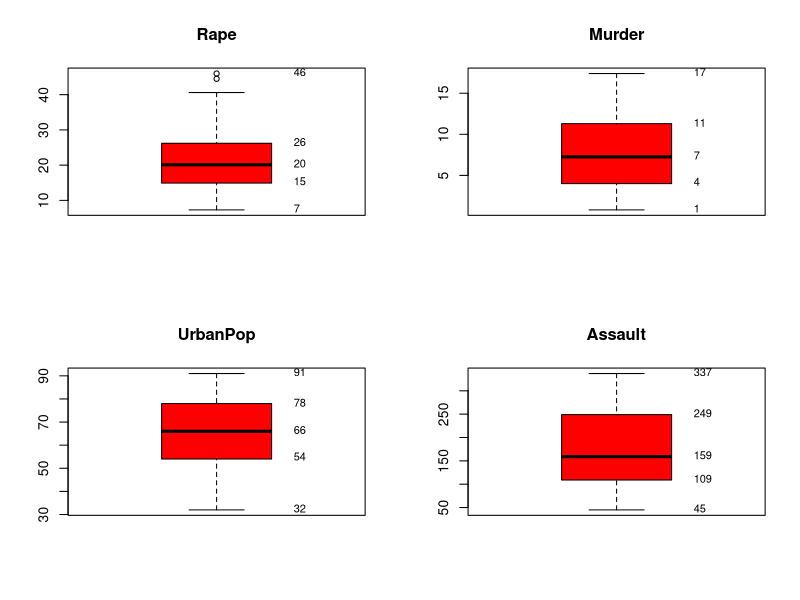
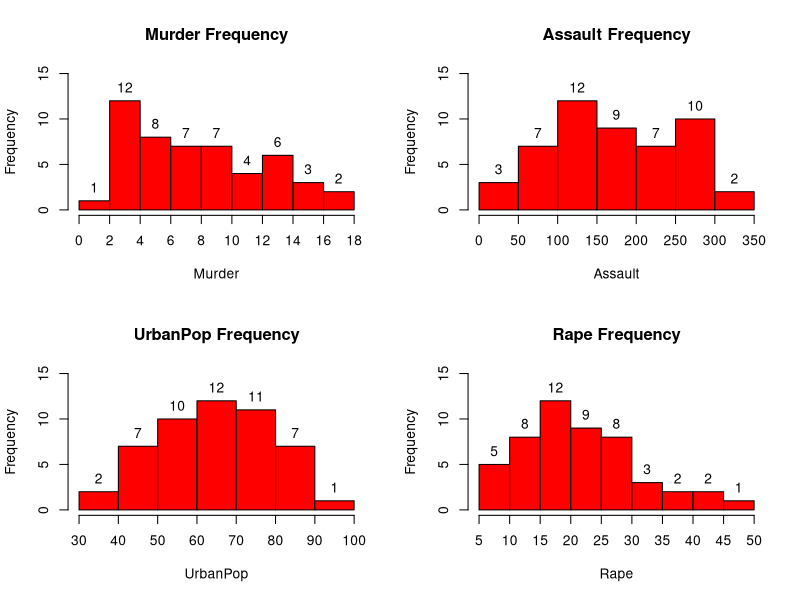
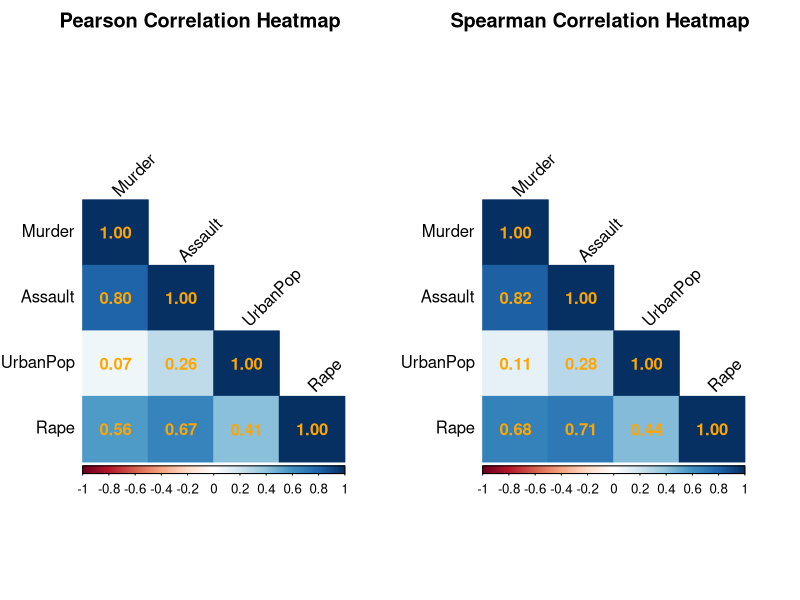
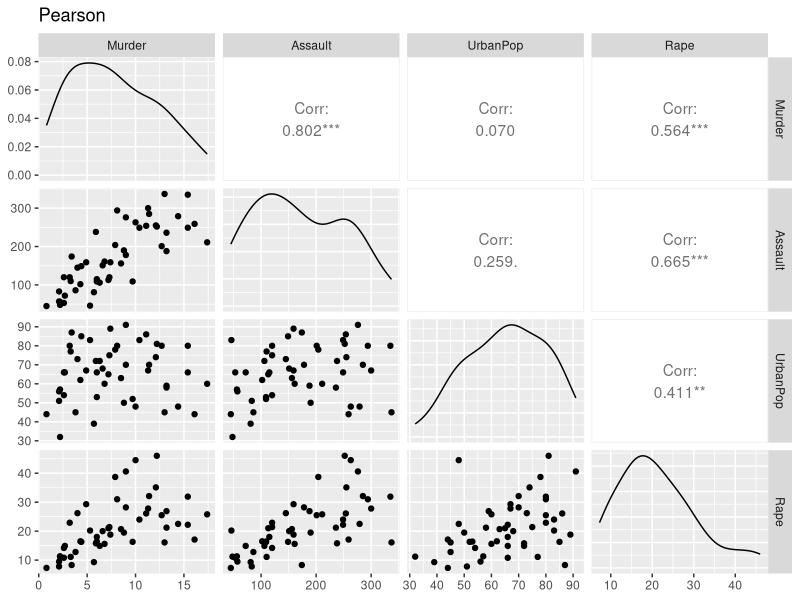
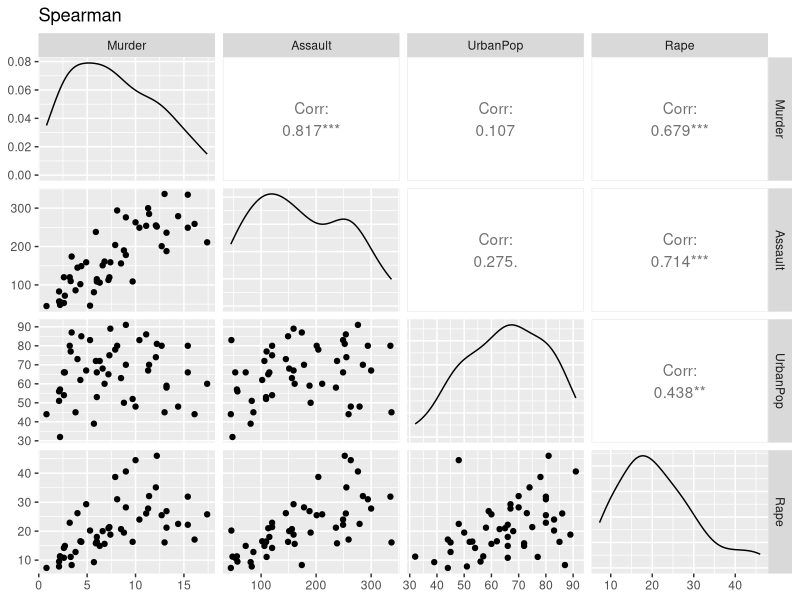

Write the R code that produced these figures, in order.
#install GGally
if (!requireNamespace("GGally", quietly = TRUE)) { #auto install required package GGally
  install.packages("GGally")
}
if (!requireNamespace("corrplot", quietly = TRUE)) { #auto install required package coorplot
  install.packages("corrplot")
}
library("corrplot")
library("GGally")
data <- USArrests #load dataset

#REQUIREMENT 3
#creating boxplot for murder, assault, UrbanPop, Rape
data <- USArrests

data <- USArrests

# Calculate quartiles
rq <- quantile(data$Rape)
mq <- quantile(data$Murder)
uq <- quantile(data$UrbanPop)
aq <- quantile(data$Assault)

# Boxplots
par(mfrow = c(2, 2))

boxplot(data$Rape, main = "Rape", col = "red")
text(x = 1.25, y = rq, labels = round(rq, 0), pos = 4, cex = 0.8) 

boxplot(data$Murder, main = "Murder", col = "red")
text(x = 1.25, y = mq, labels = round(mq, 0), pos = 4, cex = 0.8)

boxplot(data$UrbanPop, main = "UrbanPop", col = "red")
text(x = 1.25, y = uq, labels = round(uq, 0), pos = 4, cex = 0.8)

boxplot(data$Assault, main = "Assault", col = "red")
text(x = 1.25, y = aq, labels = round(aq, 0), pos = 4, cex = 0.8)



#creating histogram for murder, assault, UrbanPop, Rape
par(mfrow = c(2, 2)) # create 2x2 plot 
#Murder
murder <- hist(data$Murder, main="Murder Frequency", xlab="Murder", ylab = "Frequency", col="red", border="black", xaxt = "n", ylim = c(0, max(hist(data$Murder, plot = FALSE)$counts) * 1.25))
text(murder$mids, murder$counts, labels = murder$counts, pos = 3) # add frequency text to the bar for readability 

axis(1, at = murder$breaks) #adjust the bin labels (x axis) for readability
#Assult
assault <- hist(data$Assault, main="Assault Frequency", xlab="Assault", ylab = "Frequency", col="red", border="black", ylim = c(0, max(hist(data$Assault, plot = FALSE)$counts) * 1.25))
text(assault$mids, assault$counts, labels = assault$counts, pos = 3) # add frequency text to the bar for readability 

#urbanpop
urbanpop <- hist(data$UrbanPop, main="UrbanPop Frequency", xlab="UrbanPop", ylab = "Frequency", col="red", border="black", ylim = c(0, max(hist(data$UrbanPop, plot = FALSE)$counts) * 1.25))
text(urbanpop$mids, urbanpop$counts, labels = urbanpop$counts, pos = 3) # add frequency text to the bar for readability 

#rape
rape <- hist(data$Rape, main="Rape Frequency", xlab="Rape", ylab = "Frequency", col="red", border="black", xaxt = "n", ylim = c(0, max(hist(data$Rape, plot = FALSE)$counts) * 1.25))
text(rape$mids, rape$counts, labels = rape$counts, pos = 3) # add frequency text to the bar for readability 

axis(1, at = rape$breaks) #adjust the bin labels (x axis) for readability


##################### Analysis #######################################
#Box plot
#The box plots provide information about the central tendency, variability, and potential outliers of the four variables in the USArrests dataset.
#The murder and assault box plots show considerable variation between states, but no potential outliers are identified. The urban population box plot indicates 
#that the median urban population percentage is approximately 66%, with most states having values between 54% and 78%.

#The Rape box plot identifies two potential outliers above the upper whisker, representing states with unusually high rape arrest rates compared with the 
#remaining states. These observations may contribute to the right skewness observed in the Rape histogram.

#Overall,the box plots suggest that the Rape variable contains two potential outliers, while the other three variables did not.



# Murder Histogram 
# It seems to be right skewed which suggest most states having lower to moderate murder arrest rates. 
# This suggests frequency of high murder arrests decreases as the murder rate increases.
# 12 states with 2-4 murder arrest observed, which is the the highest peak.  

# Assault Histogram
# Assault frequency seems to be bimodal, a histogram with two distinct peaks.
# The highest frequency occurred in the bins 100-150 assaults in 12 states. 
# Followed by second highest frequency of 10 states with assaults range of 250-300.


# Urban population histogram
# It appears approximately symmetric, with most states concentrated between 50% and 80% urban population. 
# The highest frequency occurs in the 60–70% interval, containing 12 states. 
# The frequencies decrease towards both ends of the distribution, suggesting that most states have moderate to high levels of urbanisation.
# While relatively few have very low or very high urban population percentages.

# Rape histogram 
# It seems to be right skewed, most states concentrated in low to moderate arrests, while few states reporting higher number of 
# arrests related to rape. 15-20 arrests made in 12 states which is the highest frequency. 
# The frequencies generally decrease as the arrest rate increases, with relatively few states having high values. 
# This indicates that the distribution has a longer tail towards higher arrest rates.


#REQUIRMENT 4

vars <- data[, c("Murder", "Assault", "UrbanPop", "Rape")]
# Pearson correlation
cat("Pearson correlation", "\n")
pearson <- cor(vars, method = "pearson")
print(pearson) #print pearson correlation
cat("\n") #add empty line


# Spearman correlation
cat("Spearman correlation", "\n")
spearman <- cor(vars, method = "spearman")
print(spearman)

#heatmaps
par(mfrow=c(1,2)) # create 1x2 plots
corrplot(pearson,
         method = "color", #create coloured map
         type = "lower", # lower triangle only to avoid displaying some duplicates 
         addCoef.col = "orange", #set correlation value color 
         tl.col = "black", #label color
         tl.srt = 45, # label text angle
         title = "Pearson Correlation Heatmap",
         mar = c(0, 0, 2, 0)) #add 2 top margin

corrplot(spearman,
         method = "color",
         type = "lower",
         addCoef.col = "orange",
         tl.col = "black",
         tl.srt = 45,
         title = "Spearman Correlation Heatmap",
         mar = c(0, 0, 2, 0))

# matrix plot
#pearson
print(ggpairs(
  vars,
  title = "Pearson",
  upper = list(continuous = wrap("cor", method = "pearson")), #upper triangle show the correlation coefficient
  lower = list(continuous = "points"), #lower triangle show the scatter plot
  diag = list(continuous = "densityDiag")
))
#spearman
print(ggpairs(
  vars,
  title = "Spearman",
  upper = list(continuous = wrap("cor", method = "spearman")),
  lower = list(continuous = "points"),
  diag = list(continuous = "densityDiag")
))

########################## Analysis ###########################
# Heatmap 
# The heatmap displaying the correlation coefficient between the variables.
# The highest correlation is between assault and murder with positive 0.8 (Pearson). The Spearman correlation is slightly higher, at 0.82.
# Both Pearson and Spearman results indicate a strong positive association. Which can be seen in the scatter plot. This suggests as the number of arrests made related to assault, the number of murder related arrest goes up as well.
# The second highest correlation is between assault and rape with positive 0.67 (Pearson) coefficient. The Spearman coefficient is slightly higher, at 0.71 Which suggest the number of rape related arrest goes up with assault related arrest.
# The lowest correlation is between urban population and murder with 0.07. The Spearman correlation is also close to zero, at 0.11.
# The correlation is very weak, indicating weak association between murder and urban population. Which can be seen in the scatter plot.
# Although the Spearman coefficient is slightly higher, both methods suggest that there is little association between these variables.

# ggpairs
# This plot displaying three different types of information. 
# The scatter plot, displaying the rate of arrests of all the variables. Each dot represent a state, the y axis represent the number of arrests.
# The density curve showing how values are distributed for each variable. 
# Correlation coefficient, measuring the the correlation between two variables.
# Murder and Assault scatter plot showing a strong positive correlation, which is supported by the correlation coefficient of 0.8 (pearson) and 0.82 Spearman coefficient.
# This suggest number of murder related arrest goes up with assault related arrests.
# Murder and Urban population has the weakest positive correlation, looking at scatter plot the points is all over the place and supported by 0.07 (Pearson) correlation coefficient and 0.11 Spearman coefficient. 
# Meaning there is very weak relation between murder and urban population. 

# Pearson vs Spearman
# overall the Pearson and Spearman coefficient is very similar. Suggesting the general pattern of association is consistent between the two methods.
# Some notable difference, between assault and rape increases from 0.67 using Pearson to 0.71 using Spearman. Similarly, the correlation between Murder and Rape increases from 0.56 to 0.68.
# In conclusion, both methods identify murder and assault as the strongest relationship and murder and urban population as the weakest. 
# The overall findings are consistent, although Spearman reveals somewhat stronger associations for certain variable pairs.
